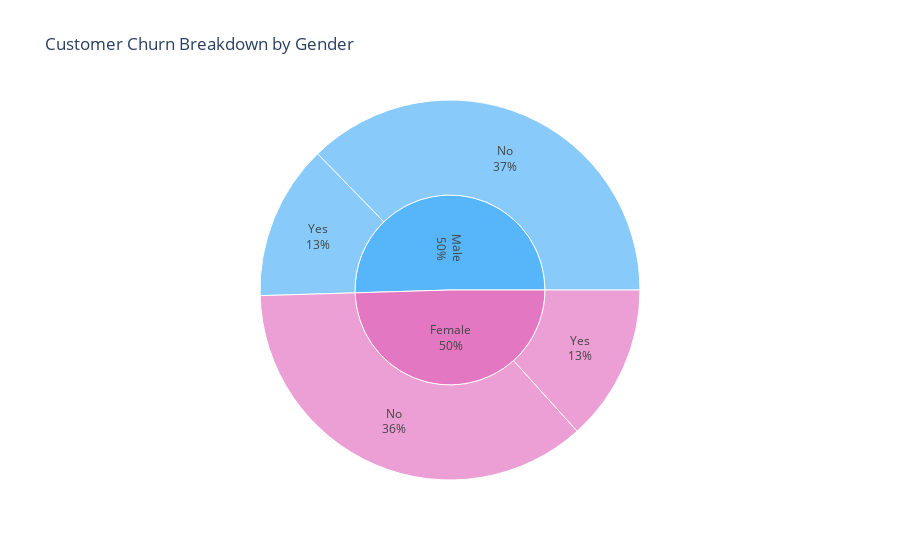

Notebook code for this chart:
### Code cell
# Force compatible renderer
#pio.renderers.default = 'iframe_connected'

# Clean up strings
data['gender'] = data['gender'].str.strip().str.title()
data['Churn'] = data['Churn'].str.strip().str.title()

# Sunburst with custom center (Gender) colors
fig = px.sunburst(
    data,
    path=['gender', 'Churn'],  # hierarchy
    values=None,               # auto-count
    color='gender',            # set color by central node
    color_discrete_map={
        'Male': "#57b6fa",     # custom blue
        'Female': '#e377c2'    # custom pink
    },
    title='Customer Churn Breakdown by Gender'
)

fig.update_traces(textinfo='label+percent entry')
fig.show()

### Figure 1 — Plotly figure (JSON) as saved in the notebook; plotly's stock layout.template omitted (floating-point values rounded to 4 significant figures)
{"data": [{"branchvalues": "total", "customdata": [["Female"], ["Female"], ["Male"], ["Male"], ["Female"], ["Male"]], "domain": {"x": [0, 1], "y": [0, 1]}, "hovertemplate": "labels=%{label}<br>count=%{value}<br>parent=%{parent}<br>id=%{id}<br>gender=%{customdata[0]}<extra></extra>", "ids": ["Female/No", "Female", "Male", "Male/No", "Female/Yes", "Male/Yes"], "labels": ["No", "Female", "Male", "No", "Yes", "Yes"], "marker": {"colors": ["#e377c2", "#e377c2", "#57b6fa", "#57b6fa", "#e377c2", "#57b6fa"]}, "name": "", "parents": ["Female", "", "", "Male", "Female", "Male"], "textinfo": "label+percent entry", "type": "sunburst", "values": [2549, 3488, 3555, 2625, 939, 930]}], "layout": {"legend": {"tracegroupgap": 0}, "title": {"text": "Customer Churn Breakdown by Gender"}}}
